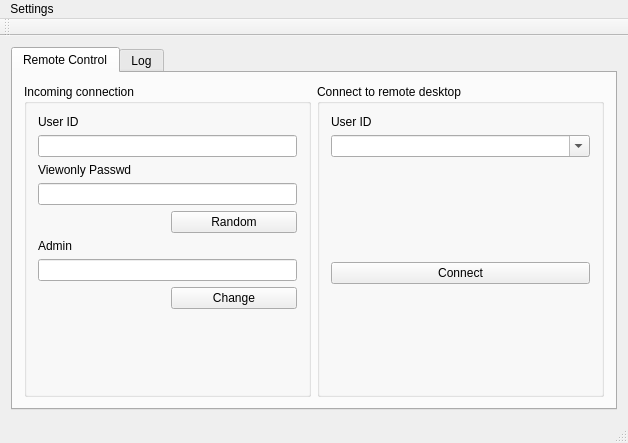
<?xml version="1.0" encoding="UTF-8"?>
<ui version="4.0">
 <class>MainWindow</class>
 <widget class="QMainWindow" name="MainWindow">
  <property name="geometry">
   <rect>
    <x>0</x>
    <y>0</y>
    <width>628</width>
    <height>443</height>
   </rect>
  </property>
  <property name="windowTitle">
   <string>MainWindow</string>
  </property>
  <property name="toolButtonStyle">
   <enum>Qt::ToolButtonIconOnly</enum>
  </property>
  <widget class="QWidget" name="centralWidget">
   <layout class="QGridLayout" name="gridLayout_5">
    <item row="0" column="0">
     <widget class="QTabWidget" name="tabWidget">
      <property name="currentIndex">
       <number>0</number>
      </property>
      <widget class="QWidget" name="tab">
       <attribute name="title">
        <string>Remote Control</string>
       </attribute>
       <layout class="QGridLayout" name="gridLayout">
        <item row="0" column="0">
         <widget class="QGroupBox" name="groupBox">
          <property name="maximumSize">
           <size>
            <width>300</width>
            <height>16777215</height>
           </size>
          </property>
          <property name="title">
           <string>Incoming connection</string>
          </property>
          <layout class="QGridLayout" name="gridLayout_2">
           <item row="4" column="1">
            <widget class="QPushButton" name="btnRandomizePassword">
             <property name="text">
              <string>Random</string>
             </property>
            </widget>
           </item>
           <item row="7" column="1">
            <widget class="QPushButton" name="btnSetAdminPassword">
             <property name="text">
              <string>Change</string>
             </property>
            </widget>
           </item>
           <item row="6" column="0" colspan="2">
            <widget class="QLineEdit" name="editAdminPassword">
             <property name="echoMode">
              <enum>QLineEdit::Password</enum>
             </property>
             <property name="readOnly">
              <bool>true</bool>
             </property>
            </widget>
           </item>
           <item row="5" column="0">
            <widget class="QLabel" name="label_3">
             <property name="text">
              <string>Admin</string>
             </property>
             <property name="wordWrap">
              <bool>true</bool>
             </property>
            </widget>
           </item>
           <item row="1" column="0" colspan="2">
            <widget class="QLineEdit" name="editUserID">
             <property name="readOnly">
              <bool>true</bool>
             </property>
            </widget>
           </item>
           <item row="2" column="0">
            <widget class="QLabel" name="label_2">
             <property name="text">
              <string>Viewonly Passwd</string>
             </property>
            </widget>
           </item>
           <item row="3" column="0" colspan="2">
            <widget class="QLineEdit" name="editPassword">
             <property name="echoMode">
              <enum>QLineEdit::Normal</enum>
             </property>
             <property name="readOnly">
              <bool>true</bool>
             </property>
            </widget>
           </item>
           <item row="0" column="0">
            <widget class="QLabel" name="label">
             <property name="text">
              <string>User ID</string>
             </property>
            </widget>
           </item>
           <item row="8" column="1">
            <spacer name="verticalSpacer_3">
             <property name="orientation">
              <enum>Qt::Vertical</enum>
             </property>
             <property name="sizeHint" stdset="0">
              <size>
               <width>20</width>
               <height>40</height>
              </size>
             </property>
            </spacer>
           </item>
          </layout>
         </widget>
        </item>
        <item row="0" column="1">
         <widget class="QGroupBox" name="groupBox_2">
          <property name="title">
           <string>Connect to remote desktop</string>
          </property>
          <layout class="QGridLayout" name="gridLayout_4">
           <item row="0" column="0">
            <widget class="QLabel" name="label_5">
             <property name="text">
              <string>User ID</string>
             </property>
            </widget>
           </item>
           <item row="1" column="0">
            <widget class="QComboBox" name="cmbRemoteUserID">
             <property name="editable">
              <bool>true</bool>
             </property>
            </widget>
           </item>
           <item row="4" column="0">
            <spacer name="verticalSpacer">
             <property name="orientation">
              <enum>Qt::Vertical</enum>
             </property>
             <property name="sizeHint" stdset="0">
              <size>
               <width>20</width>
               <height>40</height>
              </size>
             </property>
            </spacer>
           </item>
           <item row="3" column="0">
            <widget class="QPushButton" name="btnConnect">
             <property name="text">
              <string>Connect</string>
             </property>
            </widget>
           </item>
           <item row="2" column="0">
            <spacer name="verticalSpacer_2">
             <property name="orientation">
              <enum>Qt::Vertical</enum>
             </property>
             <property name="sizeHint" stdset="0">
              <size>
               <width>20</width>
               <height>40</height>
              </size>
             </property>
            </spacer>
           </item>
          </layout>
         </widget>
        </item>
       </layout>
      </widget>
      <widget class="QWidget" name="tab_2">
       <attribute name="title">
        <string>Log</string>
       </attribute>
      </widget>
     </widget>
    </item>
   </layout>
  </widget>
  <widget class="QMenuBar" name="menuBar">
   <property name="geometry">
    <rect>
     <x>0</x>
     <y>0</y>
     <width>628</width>
     <height>22</height>
    </rect>
   </property>
   <widget class="QMenu" name="menuSettings">
    <property name="title">
     <string>Settings</string>
    </property>
   </widget>
   <addaction name="menuSettings"/>
  </widget>
  <widget class="QStatusBar" name="statusBar"/>
  <widget class="QToolBar" name="mainToolBar">
   <attribute name="toolBarArea">
    <enum>TopToolBarArea</enum>
   </attribute>
   <attribute name="toolBarBreak">
    <bool>false</bool>
   </attribute>
  </widget>
 </widget>
 <layoutdefault spacing="6" margin="11"/>
 <resources/>
 <connections/>
</ui>
